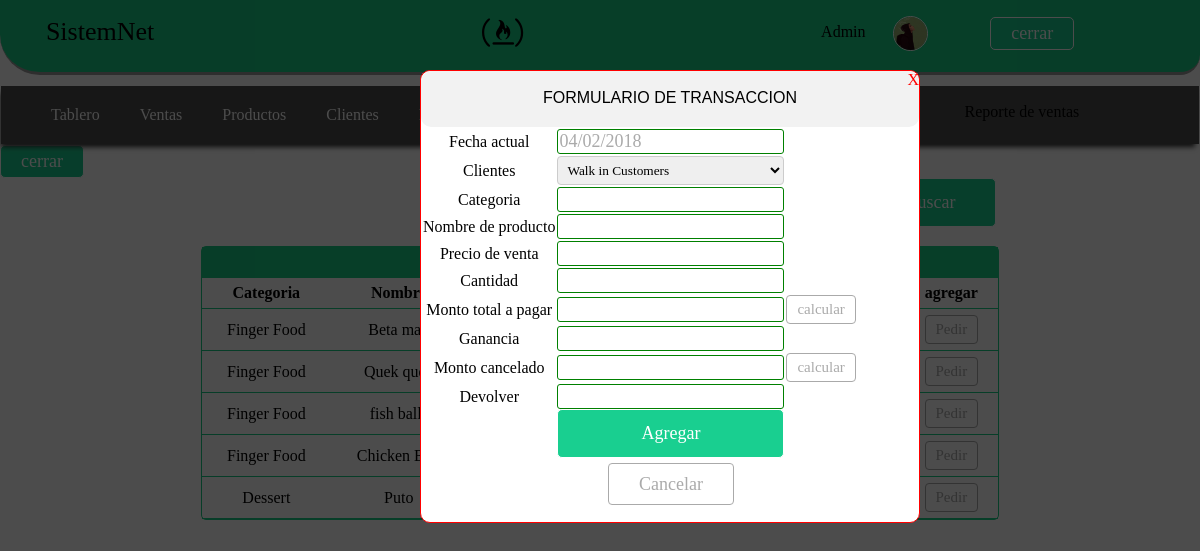
Page /ventas_pedir.php (signed in) on the committed database.
### tables this page shows
CREATE TABLE IF NOT EXISTS `products` (
  `id` int(11) NOT NULL AUTO_INCREMENT,
  `category` varchar(100) NOT NULL,
  `name` varchar(100) NOT NULL,
  `quantity` int(11) NOT NULL,
  `purchase` int(11) NOT NULL,
  `retail` int(11) NOT NULL,
  `supplier` varchar(100) NOT NULL,
  PRIMARY KEY (`id`,`category`)
);

### ventas_pedir.php (the view, shortened to what this page needs)
<?php include_once"cabecera.php"; ?>
<?php include_once"navbar.php"; ?>
  <div class="container">
    <div class="row">
      <div class="col-lg-2"></div>
      <form action="" method="post">
      <div class="col-lg-8">
        <div class="col-lg-7"></div>
        <div class="col-lg-3">
          <div class=""></div>
        </div>
        <div class="col-lg-2"><input type="submit" value="Buscar" name="buscar" class="btn btn--claro btn--md"></div>
      </div>
    </form>
      <div class="col-lg-2"></div>
    </div>
    <br>
    <div class="row">
      <div class="col-lg-2"></div>
      <div class="col-lg-8">
        <table width="100%" border="0" cellspacing="0px" class="contenido">
          <tr class="table__cat">
            <th colspan="6">SELECCIONAR PRODUCTOS</th>
          </tr>
          <tr class="contenido--tr">
            <th>Categoria</th>
            <th>Nombre</th>
            <th>Precio</th>
            <th>Cantidad estok</th>
            <th>Proveedor</th>
            <th>agregar</th>
          </tr>
            <?php
            require_once './config.php';
            if(!isset($_POST['buscar'])){
            $sql="SELECT * FROM products";
            $resultado= mysqli_query($conexion, $sql);
            }else if(isset($_POST['buscar'])){
            $buscar=$_POST['buscarproductos'];
            $cantida="SELECT COUNT(*) AS cant FROM products  WHERE category LIKE('%$buscar%') OR NAME LIKE('%$buscar%') OR supplier LIKE('%$buscar%');";
            $cresp=$conexion->query($cantida);
            $cant=$cresp->fetch_assoc();
            $sql="SELECT * FROM products  WHERE category LIKE('%$buscar%') OR NAME LIKE('%$buscar%') OR supplier LIKE('%$buscar%');";
            $resultado= mysqli_query($conexion, $sql);
             if($cant['cant']>=1){
               echo $cant['cant']." listas con "."<font color=green>'".$buscar."'</font>";
             }else{
                 echo "<font color=red> No hay ninguna lista con '".$buscar."'</font>";
             }
            }
            while ($fila= mysqli_fetch_array($resultado)){
            ?>
          <tr class="contenido--tr">
            <td><?php echo $fila['category'];?></td>
            <td><?php echo $fila[2];?></td>
            <td><?php echo $fila['retail'];?></td>
            <td><?php echo $fila['quantity'];?></td>
            <td><?php echo $fila['supplier'];?></td>
            <td><form method="post"><input type="submit" name="pedir" value="Pedir" class="btnlk btnlk--mediano btnlk--verde"  onclick="toggle_visibility('popup-box1')"></form></td>
          </tr>
            <?php }?>
        </table>
      </div>
      <div class="col-lg-2"></div>
    </div>
  </div>
  <div class="popup_posicionar" id="popup-box1">
    <div class="popup-centrar">
      <div class="popup-container">
        <div class="popup-header">
          <p style="text-align:right;"><a href= "javascript:void(0)" onclick="toggle_visibility('popup-box1')"><font color="red"> X </font></a></p>
          <p style="font-family:'Lucida Sans Unicode', 'Lucida Grande', sans-serif;font-size:16px;">FORMULARIO DE TRANSACCION</p>
        </div>
        <div class="popup-body">
        <form class="" action="" method="post">
        <table border="0" align="center">
        <tr>
          <td>Fecha actual</td>
          <td><input type="text" name="fechaA" value="<?php echo date("d/m/Y");?>"></td>
          <td width="20px;" colspan="2"><input type="text" name="preciocompra" value="<?php echo $filac['purchase'];?>" hidden=""></td>
        </tr>
        <tr>
          <td>Clientes</td>
          <td>
                      <?php
        $sql="SELECT * FROM customers;";
        $resultado= mysqli_query($conexion, $sql);
        ?>
            <select class="" name="cliente">
                <?php
                   while ($fila= mysqli_fetch_array($resultado)){?>
            <option value="<?php echo $fila['name'];?>"><?php echo $fila['name'];?></option>
                <?php }?>
            </select>
          </td>
          <td></td>
        </tr>
        <tr>
          <td>Categoria</td>
          <td>
              <input type="text" name="categoria"  value="<?php echo $filac['category'];?>"readonly>
          </td>
          <td></td>
        </tr>
        <tr>
          <td>Nombre de producto</td>
          <td>
              <input type="text" name="Nombrep"  value="<?php echo $filac['name'];?>" readonly>
          </td>
          <td></td>
        </tr>
        <tr>
          <td>Precio de venta</td>
          <td><input type="text" name="pventa" value="<?php echo $filac['retail'];?>" readonly></td>
          <td></td>
        </tr>
        <tr>
          <td>Cantidad</td>
          <td><input type="text" name="cantidad" value="<?php echo @$cantidad;?>"></td>
          <td></td>
        </tr>
        <tr>
          <td>Monto total a pagar</td>
          <td><input type="text" name="montop" value="<?php echo @$montopagar;?>" readonly></td>
          <td><input type="submit" name="calmonto" value="calcular" class=" btnlk--mediano btn--claro btnlk btnlk--verde"></td>
        </tr>
        <tr>
          <td>Ganancia</td>
          <td><input type="text" name="ganancia" value="<?php echo @$ganacia;?>" readonly=""></td>
          <td></td>
        </tr>
        <tr>
          <td>Monto cancelado</td>
          <td><input type="text" name="montocancelado" value="<?php echo @$montocancelado; ?>"></td>
          <td><input type="submit" name="calmonto" value="calcular" class=" btnlk--mediano btn--claro btnlk btnlk--verde"></td>
        </tr>
        <tr>
          <td>Devolver</td>
          <td><input type="text" name="devolver" value="<?php echo @$devolver; ?>" readonly=""></td>
          <td></td>
        </tr>
        <tr>
          <td></td>
          <td><input type="submit" name="GuardarAgregar" value="Agregar" class="btn btn--claro btn--md"><br><br><a href="ventas.php" class="btn--claro btnlk btnlk--rojo">Cancelar</a></td>
          <td></td>
        </tr>
        </table>
        </form>
        </div>
      </div>
    </div>
  </div>

### css/estilos.css (style rules this page uses)
* { margin-bottom: 20px; font-family:cursive; }
.btn { font-weight: normal; font-size: 18px; padding: 5px 20px; outline: none; border-radius: 5px; cursor: pointer; }
.btn--claro { background-color: #19CF90; border: 1px solid #fff; color: #fff; }
.btn--md { padding: 13px 30px; margin: -2px; width: 100%; }
.contenido { text-align: center; border: 1.5px solid #19CF86; border-radius:5px; }
.contenido--tr > td,th { padding: 6px; border-bottom: 1px solid #19CF86; }
.table__cat { background: #19CF86; }
input[type=text],input[type=password] { width: 100%; padding: 12px; outline-color: #19CF90; border: none; border-bottom: 2px solid #19CF86; resize: vertical; font-size: 18px; color: #aaa; font-family: cursive; }
.btnlk { padding: 10px 30px; border-radius: 4px; outline: none; background: #fff; border: 1px solid #aaa; font-size: 18px; color: #aaa; }
.btnlk--mediano { padding: 5px 10px; font-size: 15px; }
select, textarea { width: 100%; padding: 5px; border: 1px solid #ccc; border-radius: 4px; box-sizing: border-box; resize: vertical; }

### css/grid.css (style rules this page uses)
* { margin: 0; padding: 0; list-style: none; text-decoration: none; box-sizing: border-box; }
.container { position: relative; margin: auto; width: 100%; height: auto; }
.row { position: relative; margin: auto; width: 100%; height: auto; clear: both; display: table; }
[class*="col-"] { float: left; padding: 1px; }
@media (min-width:1200px) { .col-lg-8 { width: 66.66666667%; } }
@media (min-width:1200px) { .col-lg-7 { width: 58.33333333%; } }
@media (min-width:1200px) { .col-lg-3 { width: 25%; } }
@media (min-width:1200px) { .col-lg-2 { width: 16.66666667%; } }

### ventas_pedir.php (style rules this page uses)
.popup-container { background-color: #fff; border: 1px solid red; width: 500px; height: auto; text-align: center; border-radius: 10px; margin-left: 35%; }
.popup-header { background-color: #f2f2f2; padding: 0px 0px 20px; border-radius: 10px; }
.popup-body { margin-bottom: 25px; }
.popup_posicionar { position: fixed; display: block; top: 0; left: 0; background-color: rgba(0,0,0,0.7); width: 100%; height: 100%; }
.popup-centrar { margin: 70px auto; text-align: center; }
input[type=text] { padding: 1px !important; border: 1px solid green; background-color: white !important; border-radius: 3px !important; }

### rows in the picture
products: category "Finger Food", name "Beta max"
products: category "Finger Food", name "Quek quek"
products: category "Finger Food", name "fish balls"
products: category "Finger Food", name "Chicken Ball"
products: category "Dessert", name "Puto"

### other values in the picture
$_SESSION["access"] "Admin"
form field cliente "Walk in Customers"
